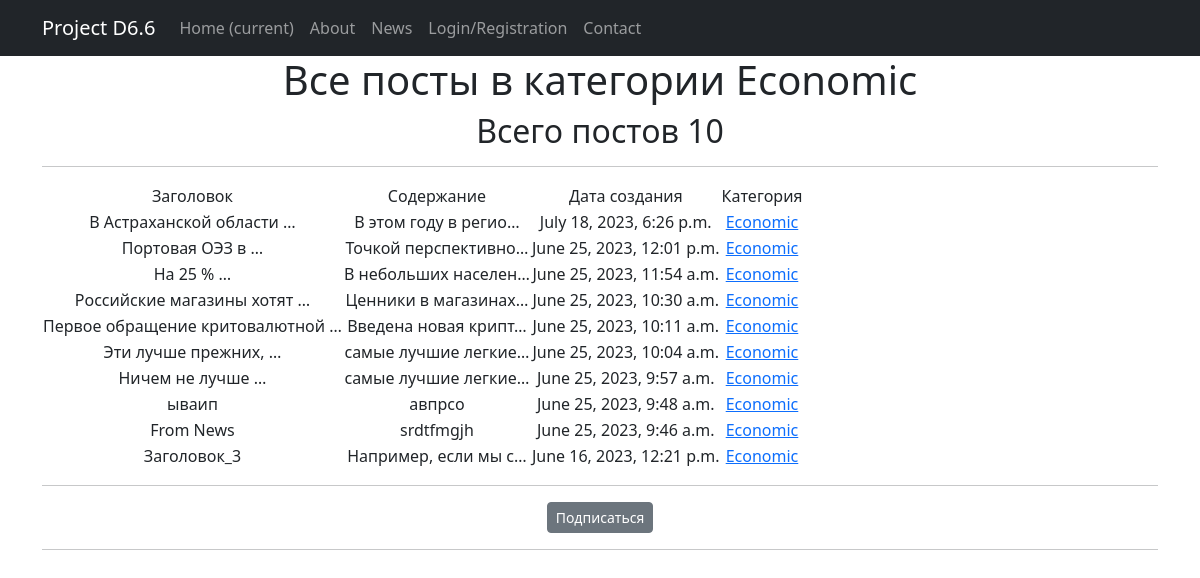
Screenshot of /articles/category/2/ with the database file from the repository.
### news/models.py (models this page shows, shortened)
class Category(models.Model):  # класс Категорий
    objects = None
    name = models.CharField(max_length=128, unique=True)  # максмиальная длина 128 знаков, уникальное поле
    subscribers = models.ManyToManyField(User, blank=True, related_name='categories')
    def __str__(self):
        return self.name.title()

class Post(models.Model):  # класс Post
    news = 'NE'
    article = 'AR'
    CATSELECT = [
        (news, 'Новость'),
        (article, 'Статья')
    ]
    objects = None
    author = models.ForeignKey(Author, on_delete=models.CASCADE)  # связь «один ко многим» с моделью Author
    time_in = models.DateTimeField(auto_now_add=True)  # автоматическое присвоение даты и времени создания
    title = models.CharField(max_length=255)  # длина заголовка
    choice_field = models.CharField(max_length=2, choices=CATSELECT)  # поле выбора категории новость/статья
    content = models.TextField()  # содержание статьи/новости
    rating = models.IntegerField(default=0)  # рейтинг статьи/новости
    category = models.ManyToManyField(Category, through='PostCategory', related_name='PostCategory')  # связь «многие ко многим» с моделью Category (с дополнительной моделью PostCategory)

### news/views.py (the view)
# urls.py: path('category/', CategoryList.as_view(), name='categories'),
class CategoryList(ListView):
   model = Post
   template_name = 'categories.html'
   context_object_name = 'categories'
   def get_queryset(self):
       self.category = get_object_or_404(Category, id=self.kwargs['pk'])
       queryset = Post.objects.filter(category=self.category).order_by('-time_in')
       return queryset
   def get_context_data(self, **kwargs):
       context = super().get_context_data(**kwargs)
       context['is_not_subscriber'] = self.request.user not in self.category.subscribers.all()
       context['category'] = self.category
       return context

### news/templatetags/custom_filters.py (called while the page is built)
@register.filter()
def censor(value, censored_words=BAD_WORDS, symbols=SYMBOLS):
    if isinstance(value, str):
        for i in value.split():
            count = 0
            if not i.isalnum():
                for j in symbols:
                    if j in i:
                        count += 1
            if i[:len(i) - count].lower() in censored_words:
                value = value.replace(i[:len(i) - count], i[0] + '*' * (len(i) - 1 - count))
    else:
        try:
            raise AttributeError
        except AttributeError:
            print("AttributeError")
    return value

### templates/categories.html (shortened to what this page needs)
{% extends 'flatpages/default.html' %}
{% load static %}
{% load custom_filters %}
{% block content %}
<link rel="stylesheet" type='text/css' href="{% static 'css/styles.css' %}">
    <h1>Все посты в категории {{ category }}</h1>
    <h2>Всего постов {{ categories|length }}</h2>
    <hr>
    {% if categories %}
       <table>
           <tr class="table-head">
               <td>Заголовок</td>
               <td>Содержание</td>
               <td>Дата создания</td>
               <td>Категория</td>
           </tr>
           {% for post in categories %}
		   <tr>
               <td>{{ post.title|censor|truncatewords:3 }}</td>
               <td>{{ post.content|censor|truncatechars:20 }}</td>
               <td>{{ post.time_in }}</td>
               <td>{% for category in post.category.all %}
                   <a href="{% url 'categories' category.id%}"> {{ category }}</a>
                   {% endfor %}
                </td>
		   </tr>
		   {% endfor %}
       </table>
       <hr>
        {% if is_not_subscriber %}
            <p class="tex_center"><a href="{% url 'subscribe' category.id %}" class="btn btn-secondary btn-sm">Подписаться</a></p>
        {% endif %}
    {% else %}
        <h2>Сообщений нет!</h2>
    {% endif %}
<hr>
{% endblock content %}

### rows the page displays
Category: name "Economic"
Post: title|censor "В Астраханской области …", content|censor "В этом году в регио…", time_in "July 18, 2023, 6:26 p.m."
Post: title|censor "Портовая ОЭЗ в …", content|censor "Точкой перспективно…", time_in "June 25, 2023, 12:01 p.m."
Post: title|censor "На 25 % …", content|censor "В небольших населен…", time_in "June 25, 2023, 11:54 a.m."
Post: title|censor "Российские магазины хотят …", content|censor "Ценники в магазинах…", time_in "June 25, 2023, 10:30 a.m."
Post: title|censor "Первое обращение критовалютной …", content|censor "Введена новая крипт…", time_in "June 25, 2023, 10:11 a.m."
Post: title|censor "Эти лучше прежних, …", content|censor "самые лучшие легкие…", time_in "June 25, 2023, 10:04 a.m."
Post: title|censor "Ничем не лучше …", content|censor "самые лучшие легкие…", time_in "June 25, 2023, 9:57 a.m."
Post: title|censor "ываип", content|censor "авпрсо", time_in "June 25, 2023, 9:48 a.m."
Post: title|censor "From News", content|censor "srdtfmgjh", time_in "June 25, 2023, 9:46 a.m."
Post: title|censor "Заголовок_3", content|censor "Например, если мы с…", time_in "June 16, 2023, 12:21 p.m."

### other values shown
{{ categories|length }} "10"
